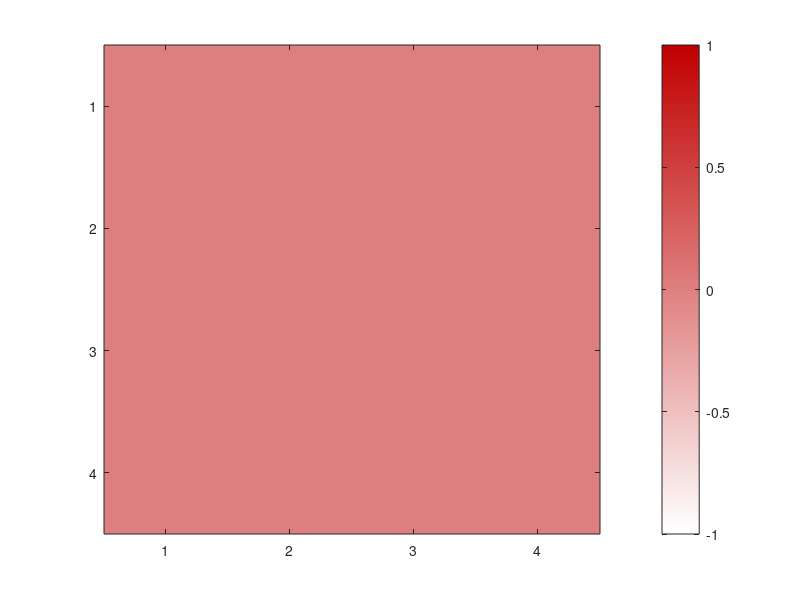

Here is the MATLAB script that generated this plot: (Note: this script raises an error after producing the figure.)
% Define the directory where you want to save the figures
save_dir = 'C:\Users\pablo\Desktop';

% Original code to calculate and plot mean time differences
folder_path = 'C:\Users\pablo\Desktop\InvestigacionUSFQ\SSWCompleteAnalysis\ResultadosBolazos\CuadriculaIntermedia';
daqfix = 1;
threshold = 0.0005;

close all;

% Get a list of all files in the folder with the naming pattern 'M_*_*'
files = dir(fullfile(folder_path, 'MI_*_*'));

% Initialize arrays to store mean time differences and corresponding positions
meanTimeDifferences = zeros(4, 4);
positions = zeros(4, 4);

for fileIndex = 1:length(files)
    file_name = files(fileIndex).name;
    file_path = fullfile(folder_path, file_name);
    
    % Load data from the current file
    load(file_path);

    timeDifferences = [];  % Initialize an empty array to store the time differences

    for i = 1:numel(scanData)
        data = scanData{i};
        xdata = data(:, 1); % Assuming the first column contains the x-values
        ydata = data(:, 2); % Assuming the second column contains the y-values
        filteredYData = ydata;
        filteredYData(ydata < threshold) = 0;

        [peaks, peakIndices] = findpeaks(filteredYData);
        peakXData = xdata(peakIndices);

        if numel(peaks) >= 2
            [sortedPeaks, sortedIndices] = sort(peaks, 'descend');
            highestPeaks = sortedPeaks(1:2);
            highestPeakIndices = peakIndices(sortedIndices(1:2));
            highestPeakXData = peakXData(sortedIndices(1:2));

            timeDifference = abs(diff(highestPeakXData));
            timeDifferences = [timeDifferences; timeDifference];
        else
            disp(['Data Group ' num2str(i) ': Less than two peaks detected in the filtered voltage signal.']);
        end
    end

    % Calculate and store the mean value of the time differences for the current file
    meanTimeDifference = mean(timeDifferences);
    
    % Extract row and column indices from the file name
    indices = sscanf(file_name, 'MI_%d_%d');
    row = indices(1);
    col = indices(2);
    
    % Store mean time difference and position in arrays
    meanTimeDifferences(row, col) = meanTimeDifference;
    positions(row, col) = fileIndex;
    
    disp(['Mean Time Difference for ' file_name ': ' num2str(meanTimeDifference * daqfix)]);
end

% Define the base color
base_color = [192, 0, 0] / 255;  % Convert RGB to [0, 1] range

% Create a gradient colormap from white to the base color
num_colors = 100; % Number of colors in the colormap
colormap_custom = [linspace(1, base_color(1), num_colors)', ...
                   linspace(1, base_color(2), num_colors)', ...
                   linspace(1, base_color(3), num_colors)'];

% Create the "sky" colormap
% Create a heatmap-like visualization using imagesc with 'parula' colormap
figure;
imagesc(meanTimeDifferences);
colormap(colormap_custom);
colorbar;
clim([0.001 0.0020]);
title('Middle Layer', 'FontName', 'Times New Roman', 'FontSize', 8);

% Add text annotations with mean time difference values
for row = 1:4
    for col = 1:4
        value = meanTimeDifferences(row, col);
        text(col, row, sprintf('%.5f', value), 'HorizontalAlignment', 'center', 'VerticalAlignment', 'middle', 'Color', 'k', 'FontSize', 8, 'FontName', 'Times New Roman');
    end
end

% Set the axis tick labels font properties
ax = gca;
ax.FontName = 'Times New Roman';
ax.FontSize = 8;

% Set X and Y axis ticks to show only whole numbers
ax.XTick = 1:4;
ax.YTick = 1:4;

% Adjust the figure size to 9cm x 9cm and save as PNG
set(gcf, 'PaperUnits', 'centimeters');
set(gcf, 'PaperPosition', [0 0 9 6]); % [left, bottom, width, height]
print(gcf, fullfile(save_dir, 'CuadriculaIntermedia.png'), '-dpng', '-r900'); % Save at 300 DPI

% New code to create the density heatmap
% Reshape the density array into a 4x4 matrix
density = [
1.719206353	1.584155443	1.681393835	1.698312575;
1.738761829	1.624408437	1.655708519	1.715820696;
1.680350877	1.701151368	1.593159483	1.735227626;
1.675895509	1.705817017	1.555102102	1.72366369;

];

% Create a new figure for the density heatmap
figure;
imagesc(density);
colormap('sky');
h = colorbar;
% Add units label to the colorbar
ylabel(h, 'g/cm^3', 'FontName', 'Times New Roman', 'FontSize', 8);
% Adjust the color limits if necessary
% clim([min(density(:)), max(density(:))]);
title('Dry Density Distribution', 'FontName', 'Times New Roman', 'FontSize', 8);

% Add text annotations with density values
for row = 1:4
    for col = 1:4
        value = density(row, col);
        text(col, row, sprintf('%.3f', value), 'HorizontalAlignment', 'center', 'VerticalAlignment', 'middle', 'Color', 'k', 'FontSize', 8, 'FontName', 'Times New Roman');
    end
end

% Set the axis tick labels font properties
ax = gca;
ax.FontName = 'Times New Roman';
ax.FontSize = 8;

% Set X and Y axis ticks to show only whole numbers
ax.XTick = 1:4;
ax.YTick = 1:4;

% Adjust the figure size to 9cm x 9cm and save as PNG
set(gcf, 'PaperUnits', 'centimeters');
set(gcf, 'PaperPosition', [0 0 9 6]); % [left, bottom, width, height]
print(gcf, fullfile(save_dir, 'Dry_Density_Distribution.png'), '-dpng', '-r300'); % Save at 300 DPI